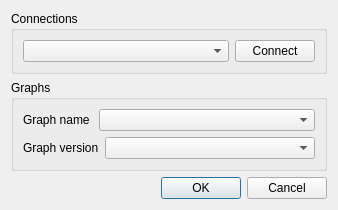
<?xml version="1.0" encoding="UTF-8"?>
<ui version="4.0">
 <class>GraphiumQGISGraphSelectDialog</class>
 <widget class="QDialog" name="GraphiumQGISGraphSelectDialog">
  <property name="geometry">
   <rect>
    <x>0</x>
    <y>0</y>
    <width>338</width>
    <height>198</height>
   </rect>
  </property>
  <property name="windowTitle">
   <string>Select Graph - Graphium</string>
  </property>
  <layout class="QVBoxLayout" name="verticalLayout_2">
   <item>
    <widget class="QGroupBox" name="groupBox">
     <property name="sizePolicy">
      <sizepolicy hsizetype="Preferred" vsizetype="Minimum">
       <horstretch>0</horstretch>
       <verstretch>0</verstretch>
      </sizepolicy>
     </property>
     <property name="title">
      <string>Connections</string>
     </property>
     <layout class="QHBoxLayout" name="horizontalLayout_5">
      <item>
       <widget class="QComboBox" name="cboConnections">
        <property name="sizePolicy">
         <sizepolicy hsizetype="Expanding" vsizetype="Fixed">
          <horstretch>0</horstretch>
          <verstretch>0</verstretch>
         </sizepolicy>
        </property>
       </widget>
      </item>
      <item>
       <widget class="QPushButton" name="btnConnect">
        <property name="minimumSize">
         <size>
          <width>50</width>
          <height>0</height>
         </size>
        </property>
        <property name="text">
         <string>Connect</string>
        </property>
       </widget>
      </item>
     </layout>
    </widget>
   </item>
   <item>
    <widget class="QGroupBox" name="groupGraphs">
     <property name="sizePolicy">
      <sizepolicy hsizetype="Preferred" vsizetype="Minimum">
       <horstretch>0</horstretch>
       <verstretch>0</verstretch>
      </sizepolicy>
     </property>
     <property name="title">
      <string>Graphs</string>
     </property>
     <layout class="QVBoxLayout" name="verticalLayout_3">
      <item>
       <layout class="QHBoxLayout" name="groupGraphName">
        <item>
         <widget class="QLabel" name="label">
          <property name="sizePolicy">
           <sizepolicy hsizetype="Minimum" vsizetype="Fixed">
            <horstretch>0</horstretch>
            <verstretch>0</verstretch>
           </sizepolicy>
          </property>
          <property name="minimumSize">
           <size>
            <width>70</width>
            <height>0</height>
           </size>
          </property>
          <property name="maximumSize">
           <size>
            <width>110</width>
            <height>16777215</height>
           </size>
          </property>
          <property name="text">
           <string>Graph name</string>
          </property>
         </widget>
        </item>
        <item>
         <widget class="QComboBox" name="cboGraphNames">
          <property name="sizePolicy">
           <sizepolicy hsizetype="Expanding" vsizetype="Fixed">
            <horstretch>0</horstretch>
            <verstretch>0</verstretch>
           </sizepolicy>
          </property>
          <property name="autoFillBackground">
           <bool>false</bool>
          </property>
          <property name="frame">
           <bool>true</bool>
          </property>
         </widget>
        </item>
       </layout>
      </item>
      <item>
       <layout class="QHBoxLayout" name="groupGraphVersion">
        <item>
         <widget class="QLabel" name="label_3">
          <property name="sizePolicy">
           <sizepolicy hsizetype="Minimum" vsizetype="Fixed">
            <horstretch>0</horstretch>
            <verstretch>0</verstretch>
           </sizepolicy>
          </property>
          <property name="minimumSize">
           <size>
            <width>70</width>
            <height>0</height>
           </size>
          </property>
          <property name="maximumSize">
           <size>
            <width>110</width>
            <height>16777215</height>
           </size>
          </property>
          <property name="text">
           <string>Graph version</string>
          </property>
         </widget>
        </item>
        <item>
         <widget class="QComboBox" name="cboGraphVersions">
          <property name="enabled">
           <bool>true</bool>
          </property>
          <property name="sizePolicy">
           <sizepolicy hsizetype="Expanding" vsizetype="Fixed">
            <horstretch>0</horstretch>
            <verstretch>0</verstretch>
           </sizepolicy>
          </property>
         </widget>
        </item>
       </layout>
      </item>
     </layout>
    </widget>
   </item>
   <item>
    <spacer name="verticalSpacer">
     <property name="orientation">
      <enum>Qt::Vertical</enum>
     </property>
     <property name="sizeHint" stdset="0">
      <size>
       <width>20</width>
       <height>40</height>
      </size>
     </property>
    </spacer>
   </item>
   <item>
    <widget class="QDialogButtonBox" name="button_box">
     <property name="orientation">
      <enum>Qt::Horizontal</enum>
     </property>
     <property name="standardButtons">
      <set>QDialogButtonBox::Cancel|QDialogButtonBox::Ok</set>
     </property>
    </widget>
   </item>
  </layout>
 </widget>
 <resources/>
 <connections>
  <connection>
   <sender>button_box</sender>
   <signal>accepted()</signal>
   <receiver>GraphiumQGISGraphSelectDialog</receiver>
   <slot>accept()</slot>
   <hints>
    <hint type="sourcelabel">
     <x>20</x>
     <y>20</y>
    </hint>
    <hint type="destinationlabel">
     <x>20</x>
     <y>20</y>
    </hint>
   </hints>
  </connection>
  <connection>
   <sender>button_box</sender>
   <signal>rejected()</signal>
   <receiver>GraphiumQGISGraphSelectDialog</receiver>
   <slot>reject()</slot>
   <hints>
    <hint type="sourcelabel">
     <x>20</x>
     <y>20</y>
    </hint>
    <hint type="destinationlabel">
     <x>20</x>
     <y>20</y>
    </hint>
   </hints>
  </connection>
 </connections>
</ui>
